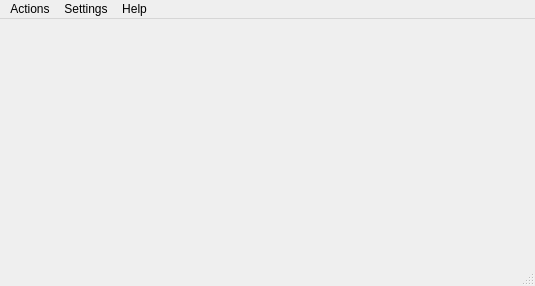
<?xml version="1.0" encoding="UTF-8"?>
<ui version="4.0">
 <class>SNCViewClass</class>
 <widget class="QMainWindow" name="SNCViewClass">
  <property name="geometry">
   <rect>
    <x>0</x>
    <y>0</y>
    <width>535</width>
    <height>286</height>
   </rect>
  </property>
  <property name="windowTitle">
   <string>SNCView</string>
  </property>
  <widget class="QWidget" name="centralWidget"/>
  <widget class="QMenuBar" name="menuBar">
   <property name="geometry">
    <rect>
     <x>0</x>
     <y>0</y>
     <width>535</width>
     <height>31</height>
    </rect>
   </property>
   <widget class="QMenu" name="menuActions">
    <property name="title">
     <string>Actions</string>
    </property>
    <addaction name="actionBasicSetup"/>
    <addaction name="onStats"/>
    <addaction name="actionExit"/>
   </widget>
   <widget class="QMenu" name="menuSettings">
    <property name="title">
     <string>Settings</string>
    </property>
    <addaction name="actionVideoStreams"/>
    <addaction name="actionSNCStoreSelection"/>
    <addaction name="actionAudioSetup"/>
    <addaction name="actionShow_name"/>
    <addaction name="actionShow_date"/>
    <addaction name="actionShow_time"/>
    <addaction name="actionText_color"/>
   </widget>
   <widget class="QMenu" name="menuHelp">
    <property name="title">
     <string>Help</string>
    </property>
    <addaction name="actionAbout"/>
   </widget>
   <addaction name="menuActions"/>
   <addaction name="menuSettings"/>
   <addaction name="menuHelp"/>
  </widget>
  <widget class="QStatusBar" name="statusBar"/>
  <action name="onStats">
   <property name="text">
    <string>Display stats</string>
   </property>
  </action>
  <action name="actionShow_date">
   <property name="checkable">
    <bool>true</bool>
   </property>
   <property name="checked">
    <bool>true</bool>
   </property>
   <property name="text">
    <string>Show date</string>
   </property>
  </action>
  <action name="actionShow_time">
   <property name="checkable">
    <bool>true</bool>
   </property>
   <property name="checked">
    <bool>true</bool>
   </property>
   <property name="text">
    <string>Show time</string>
   </property>
  </action>
  <action name="actionText_color">
   <property name="text">
    <string>Text color ...</string>
   </property>
  </action>
  <action name="actionShow_name">
   <property name="checkable">
    <bool>true</bool>
   </property>
   <property name="checked">
    <bool>true</bool>
   </property>
   <property name="text">
    <string>Show name</string>
   </property>
  </action>
  <action name="actionAbout">
   <property name="text">
    <string>About</string>
   </property>
  </action>
  <action name="actionBasicSetup">
   <property name="text">
    <string>Basic setup</string>
   </property>
  </action>
  <action name="actionExit">
   <property name="text">
    <string>Exit</string>
   </property>
  </action>
  <action name="actionVideoStreams">
   <property name="text">
    <string>Source streams ...</string>
   </property>
   <property name="iconText">
    <string>Source Streams</string>
   </property>
  </action>
  <action name="actionAudioSetup">
   <property name="text">
    <string>Audio setup</string>
   </property>
   <property name="iconText">
    <string>Audio Setup</string>
   </property>
  </action>
  <action name="actionSNCStoreSelection">
   <property name="text">
    <string>SNCStore selection</string>
   </property>
  </action>
 </widget>
 <layoutdefault spacing="6" margin="11"/>
 <resources/>
 <connections/>
</ui>
